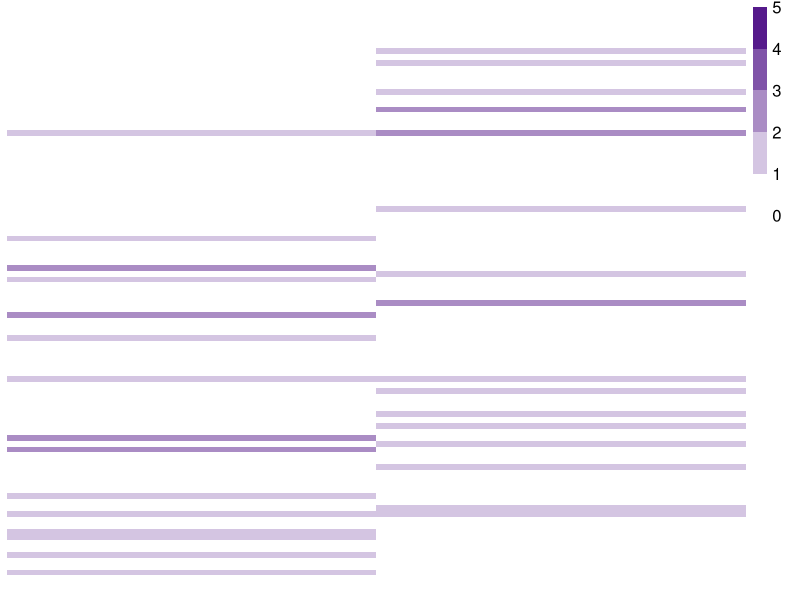

Source code (R):
library(fastcluster)
library("pheatmap")
logPutoff=5
i=1
name="legend_barPlot"
DEmatrix=cbind(rnorm(100), rnorm(100))
myCol <- c(colorRampPalette(c("white", "purple4"))(logPutoff))
myBreaks <- c(seq(0,logPutoff,length=logPutoff+1))
png(paste(name, ".png", sep=""), height = 2000, width = 2000, res=310)
pheatmap(DEmatrix, border_color=NA, color=myCol, breaks=myBreaks, cluster_rows=FALSE, cluster_cols=FALSE, scale="none", fontsize = 12, fontsize_col=32, legend=T)
dev.off()
